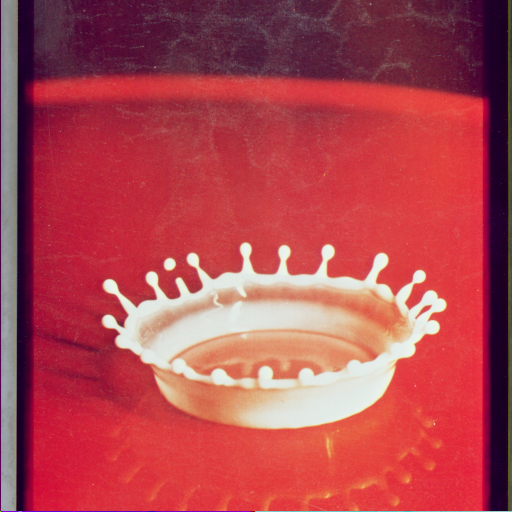
#> input picture Advanced Programs/images-dataset/4.2.01.tiff, 512 x 512 px, found by its file name
$ python 'image-splitting and merging colorspace.py'
#> lines starting #> are read from the running program, lines starting #| are printed output that depends on the picture
# -*- coding: utf-8 -*-
"""
Created on Wed Jul 18 13:09:58 2018

@author: AbdulBasit0044
"""

# -*- coding: utf-8 -*-
"""
Created on Wed Jul 18 12:04:31 2018

@author: AbdulBasit0044
"""

# -*- coding: utf-8 -*-
"""
Created on Wed Jul 18 11:30:35 2018
This program read some image from directory and then split it into its RGB colorspaces
then merge RGB colorspace to make original image again and then show images in different colorspaces
@author: AbdulBasit0044
"""

import cv2
import matplotlib.pyplot as plt

def emptyFunction():
    pass

def main():
    #specifying path of dataset
    path="images-dataset\\"
    #giving different images names
    imgpath1=path + "4.2.01.tiff"
    #reading images through opencv funtion
    img1=cv2.imread(imgpath1)
#> img1 is the input picture: shape (512, 512, 3); mean B, G, R 79.9, 70.5, 176.3
    #converting image color scheme because open cv read images in BGR format but
    #we want to show in RGB format
    img1=cv2.cvtColor(img1,cv2.COLOR_BGR2RGB)
    #splitting images with respect to color
    r,g,b=cv2.split(img1)
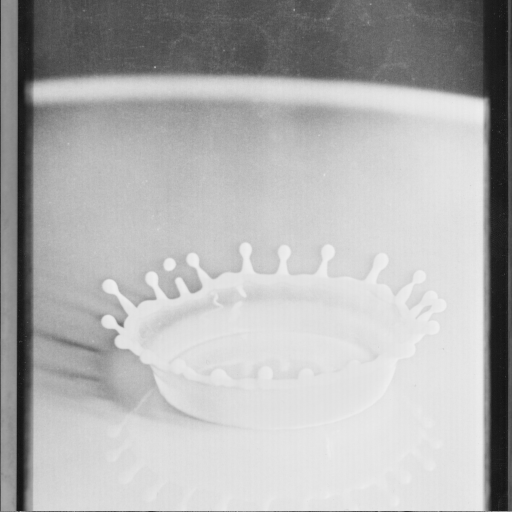
#> r: shape (512, 512); min 19, max 239, mean 176.3
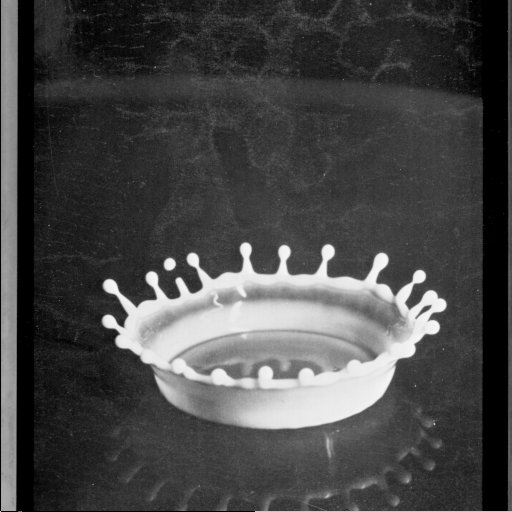
#> g: shape (512, 512); min 0, max 247, mean 70.5
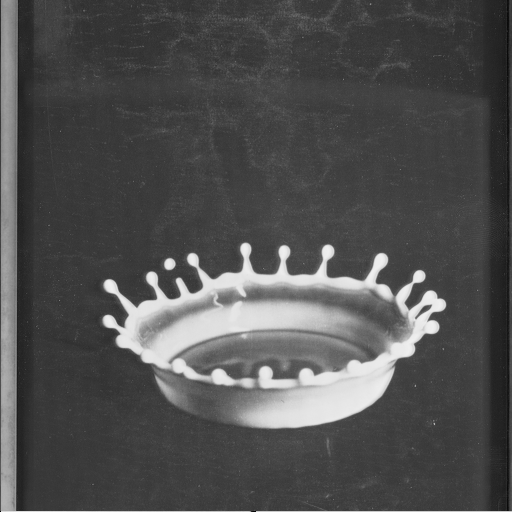
#> b: shape (512, 512); min 0, max 240, mean 79.9
    #creating array to store data
    titles=['Original Image','Red','Green','Blue']
    #merging red green blue colors and making original image
    images=[cv2.merge((r,g,b)),r,g,b]
    #displaying all images using loop
    for i in range(4):
        plt.subplot(2,2,i+1)
        plt.imshow(images[i])
        plt.title(titles[i])
        plt.xticks([])
        plt.yticks([])
    plt.show()#show the pallete in which images are placed
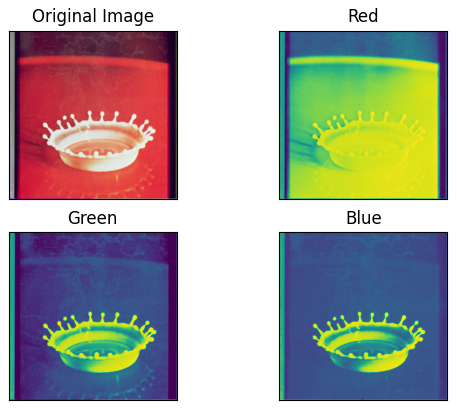
#> figure drawn by matplotlib, 4 panels
    #calling main function
if __name__=="__main__":
    main()

$ run again, with Advanced Programs/images-dataset/4.1.03.tiff copied over Advanced Programs/images-dataset/4.2.01.tiff
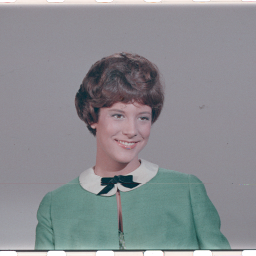
#> input picture Advanced Programs/images-dataset/4.1.03.tiff, 256 x 256 px, found by its file name
#> in main, img1 is the input picture: shape (256, 256, 3); mean B, G, R 144, 140, 137.6
#> in main, `r,g,b=cv2.split(img1)`:
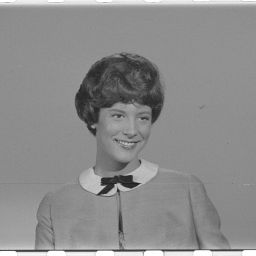
#> g: shape (256, 256); min 28, max 255, mean 140
#> in main, `plt.show()#show the pallete in which images are placed`:
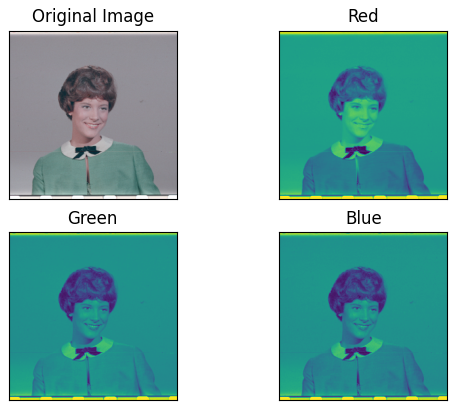
#> figure drawn by matplotlib, 4 panels
